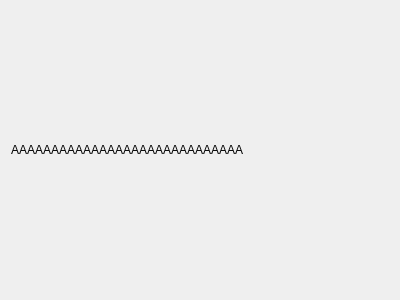
<?xml version="1.0" encoding="UTF-8"?>
<ui version="4.0">
 <class>PageSetting</class>
 <widget class="QWidget" name="PageSetting">
  <property name="geometry">
   <rect>
    <x>0</x>
    <y>0</y>
    <width>400</width>
    <height>300</height>
   </rect>
  </property>
  <property name="windowTitle">
   <string>Form</string>
  </property>
  <layout class="QGridLayout" name="gridLayout">
   <item row="0" column="0">
    <widget class="QLabel" name="label">
     <property name="text">
      <string>AAAAAAAAAAAAAAAAAAAAAAAAAAAAA</string>
     </property>
    </widget>
   </item>
  </layout>
 </widget>
 <resources/>
 <connections/>
</ui>
